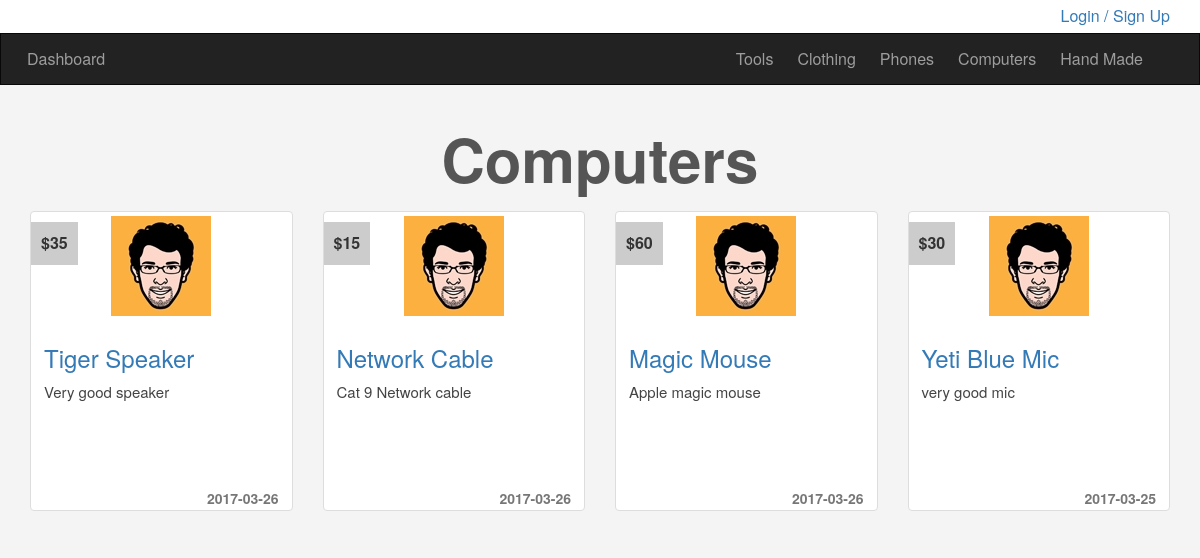
/project/categories.php?pageId=7&pageName=Computers, run on the app's committed database.
### tables this page shows
CREATE TABLE `categories` (
  `Cat_ID` int(11) NOT NULL,
  `Cat_Name` varchar(255) NOT NULL,
  `Cat_Description` text NOT NULL,
  `Cat_Parent` int(11) NOT NULL,
  `Cat_Ordering` int(11) NOT NULL,
  `Cat_Visibility` tinyint(4) NOT NULL DEFAULT '0',
  `Allow_Comment` tinyint(4) NOT NULL DEFAULT '0',
  `Allow_Ads` tinyint(4) NOT NULL DEFAULT '0'
);

CREATE TABLE `items` (
  `Item_ID` int(11) NOT NULL,
  `Item_Name` varchar(255) NOT NULL,
  `Item_Description` text NOT NULL,
  `Item_Price` smallint(7) NOT NULL,
  `Add_Date` date NOT NULL,
  `Country_Made` varchar(255) NOT NULL,
  `Item_Image` varchar(255) NOT NULL,
  `Item_Status` varchar(255) NOT NULL,
  `Item_Rating` smallint(6) NOT NULL,
  `Item_Approve` tinyint(4) NOT NULL DEFAULT '0',
  `Cat_Id` int(11) NOT NULL,
  `Member_Id` int(11) NOT NULL
);

### project/init.php (called while the page is built, shortened)
<?php
    include 'admin/connect.php';
    $func = 'include/functions/';
    $temp = 'include/template/';
    $css = 'layout/css/';
    include $func . 'functions.php';
    include $temp . 'header.php';
?>

### project/include/functions/functions.php (called while the page is built, shortened)
<?php
function getAllFrom($tableName, $orderBy){
    global $con;
    $getAll = $con->prepare("Select  *  From  $tableName ORDER BY $orderBy DESC");
    $getAll->execute();
    $all = $getAll->fetchAll();
    return $all;
}
function getItem($where, $value, $approve = null)
{
    global $con;
    $sql = $approve == null ? 'AND Item_Approve = 1' : '';
    $getItem = $con->prepare("Select  *  From  items WHERE $where =? $sql ORDER BY Item_ID DESC");
    $getItem->execute(array($value));
    $items = $getItem->fetchAll();
    return $items;
}

### project/categories.php (the view, shortened to what this page needs)
<?php
    include 'init.php';
?>
    <div class="container">
        <h1 class="text-center"> <?php echo str_replace('-', ' ', $_GET['pageName']) ?></h1>
        <div class="row">
            <?php  foreach (getItem('Cat_Id', $_GET['pageId']) as $item){ ?>
                <div class="col-sm-6 col-md-3">
                    <div class="thumbnail item-box">
                        <span class="item-price"><?php echo '$' . $item['Item_Price']; ?></span>
                        <img class="img-responsive" src="layout/images/items/item.jpg" alt=""/>
                        <div class="caption">
                            <h3><a href="items.php?itemId=<?php echo $item['Item_ID'] ?>"><?php echo $item['Item_Name']; ?></a></h3>
                            <p class="description"> <?php echo $item['Item_Description']; ?></p>
                            <span class="add-date"><?php echo $item['Add_Date'] ?></span>
                        </div>
                    </div>
                </div>
            <?php   }?>
        </div>
    </div>
<?php include $temp . "footer.php"; ?>

### project/include/template/header.php (shortened to what this page needs)
<!DOCTYPE html>
<html>
	<head>
		<link rel="stylesheet" href="<?php echo $css ?>bootstrap.min.css" />
		<link rel="stylesheet" href="<?php echo $css ?>font-awesome.min.css" />
        <link rel="stylesheet" href="<?php echo $css ?>jquery-ui.min.css" />
        <link rel="stylesheet" href="<?php echo $css ?>jquery.selectBoxIt.css" />
		<link rel="stylesheet" href="<?php echo $css ?>user-style.css" />
	</head>
	<body>
        <div class="upper-bar">
            <div class="container">
            <?php
                if(isset($_SESSION['user'])){
            ?>
                <div class="text-center my-info">
                    <img class="my-image img-thumbnail img-circle" src="layout/images/items/item.jpg" alt="">
                    <span><?php echo $_SESSION['user'] ?></span>
                </div>
                <ul class="list-unstyled navbar-right">
                    <li><a href="profile.php"> My Profile</a></li> -
                    <li><a href="newads.php"> New Item</a></li> -
                    <li><a href="profile.php#my-item"> My Items</a></li> -
                    <li><a href="logout.php"> Logout</a></li>
                </ul>
                    <?php
                        $user_status = checkUserStatus($session_user);
                        if($user_status == 1){
                            echo '</br>Your MemberShip need to active!!';
                        }
                    } else{
                ?>
                        <a href="login.php">
                            <span class="pull-right">Login / Sign Up</span>
                        </a>
                <?php
                    }
                ?>
            </div>
        </div>
            <nav class="navbar navbar-inverse">
                <div class="container">
                    <div class="navbar-header">
                        <a class="navbar-brand" href="index.php"> Dashboard </a>
                    </div>
                    <div class="collapse navbar-collapse navbar-right" id="app-nav">
                        <ul class="nav navbar-nav ">
                            <?php
                                foreach (getAllFrom('categories', 'Cat_ID') as $cat){
                                    if($cat['Cat_Parent'] == 0){
                                        echo '<li><a href="categories.php?pageId=' . $cat['Cat_ID'] .'&pageName=' . str_replace(' ', '-', $cat['Cat_Name']) .'">' . $cat['Cat_Name'] . '</a></li>';
                                    }
                                }
                            ?>
                        </ul>
                    </div>
                </div>
            </nav>

### project/layout/css/user-style.css (style rules this page uses)
body { background-color: #F4F4F4; font-size: 16px; }
h1 { font-size: 60px; margin: 20px 0; font-weight: bold; color: #555; }
.navbar { border-radius: 0; margin-bottom: 20px; }
.nav > li > a, .navbar-brand { padding: 15px 12px }
.navbar-brand { font-size: 1em; }
.upper-bar { background-color: #FFF; padding:5px }
.item-box { position:relative; overflow: hidden; height:300px; }
.item-box .item-price, .not-approve { position: absolute; top: 10px; left: 0; background-color: #CCC; padding: 10px; font-weight:bold; }
.add-date { float:right; color:#777; font-size: 14px; font-weight:bold; margin-top: 75px; }
.description { font-size: 15px; color: #444; }

### data on the page
categories: Cat_Name "Tools"
categories: Cat_Name "Clothing"
categories: Cat_Name "Phones"
categories: Cat_Name "Computers"
categories: Cat_Name "Hand Made"
items: Item_Price "35", Item_Name "Tiger Speaker", Item_Description "Very good speaker", Add_Date "2017-03-26"
items: Item_Price "15", Item_Name "Network Cable", Item_Description "Cat 9 Network cable", Add_Date "2017-03-26"
items: Item_Price "60", Item_Name "Magic Mouse", Item_Description "Apple magic mouse", Add_Date "2017-03-26"
items: Item_Price "30", Item_Name "Yeti Blue Mic", Item_Description "very good mic", Add_Date "2017-03-25"

### other printed values
str_replace('-', ' ', $_GET['pageName']) "Computers"
